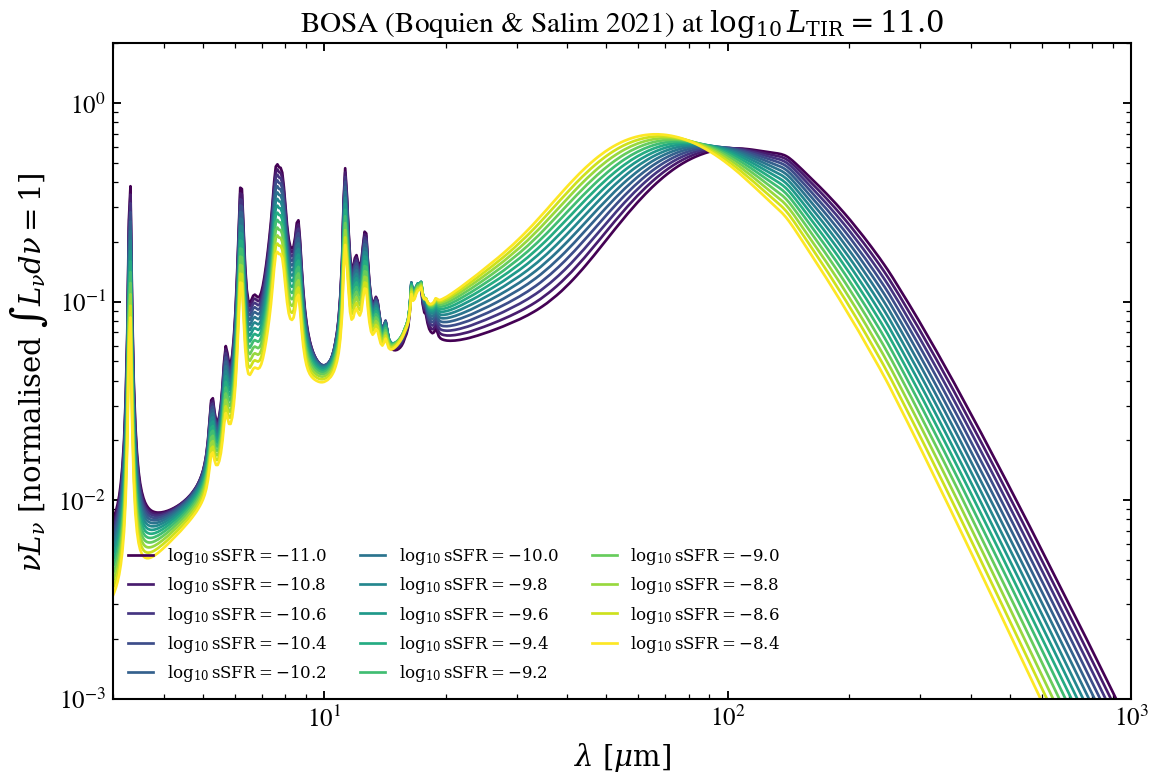

Generate this figure with Python:
r"""
BOSA: log sSFR sweep at fixed log L_TIR
========================================

Sweep specific star formation rate across the BOSA grid at fixed infrared
luminosity. Higher sSFR produces harder mid-IR colors and stronger PAH
features; quiescent galaxies exhibit colder FIR peaks.

.. sphx-glr-precomputed-img:

.. image:: images/sphx_glr_plot_bosa_ssfr_sweep_001.png
   :alt: plot_bosa_ssfr_sweep
   :class: sphx-glr-single-img

"""

import h5py
import matplotlib.pyplot as plt
import numpy as np

from tengri import data_path
from tengri.analysis.plotting import setup_style

setup_style()

with h5py.File(data_path("bosa_templates.h5"), "r") as f:
    wave_aa = np.asarray(f["wavelength_aa"][:])
    log_ltir = np.asarray(f["log_ltir_grid"][:])
    log_ssfr = np.asarray(f["log_ssfr_grid"][:])
    spectra = np.asarray(f["spectra"][:])

wave_um = wave_aa * 1.0e-4
i_ltir = int(np.argmin(np.abs(log_ltir - 11.0)))

c_aa_per_s = 2.99792458e18
nu = c_aa_per_s / wave_aa

fig, ax = plt.subplots(figsize=(8.0, 5.5))
cmap = plt.get_cmap("viridis")
for k, lssfr in enumerate(log_ssfr):
    L_nu = spectra[i_ltir, k]
    ax.plot(
        wave_um,
        nu * L_nu,
        color=cmap(k / max(1, len(log_ssfr) - 1)),
        lw=1.3,
        label=rf"$\log_{{10}} \mathrm{{sSFR}} = {lssfr:+.1f}$",
    )
ax.set(
    xscale="log",
    yscale="log",
    xlabel=r"$\lambda\ [\mu\mathrm{m}]$",
    ylabel=r"$\nu L_\nu\ [\mathrm{normalised}\ \int L_\nu d\nu = 1]$",
    xlim=(3.0, 1.0e3),
    ylim=(1.0e-3, 2.0e0),
    title=rf"BOSA (Boquien & Salim 2021) at $\log_{{10}} L_{{\rm TIR}}={log_ltir[i_ltir]:.1f}$",
)
ax.legend(loc="lower left", frameon=False, fontsize=8, ncol=3)
fig.tight_layout()
plt.savefig("plot_bosa_ssfr_sweep.png", dpi=150, bbox_inches="tight")
plt.show()
